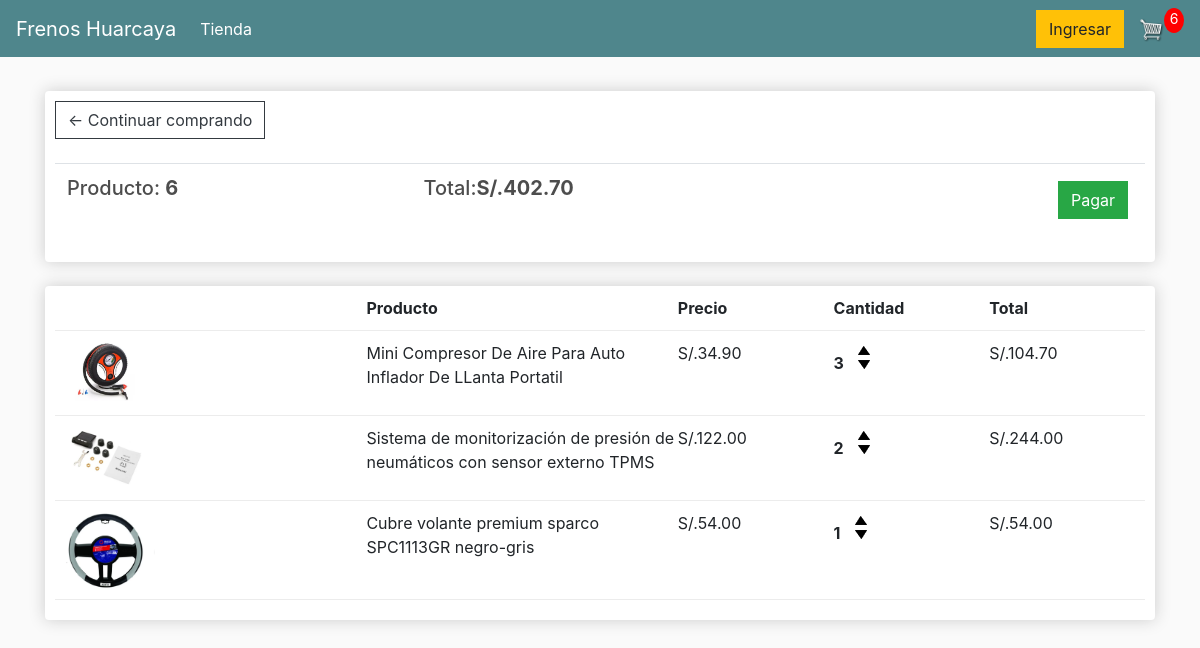
The page /cart/ (signed in) on the database as committed earlier.
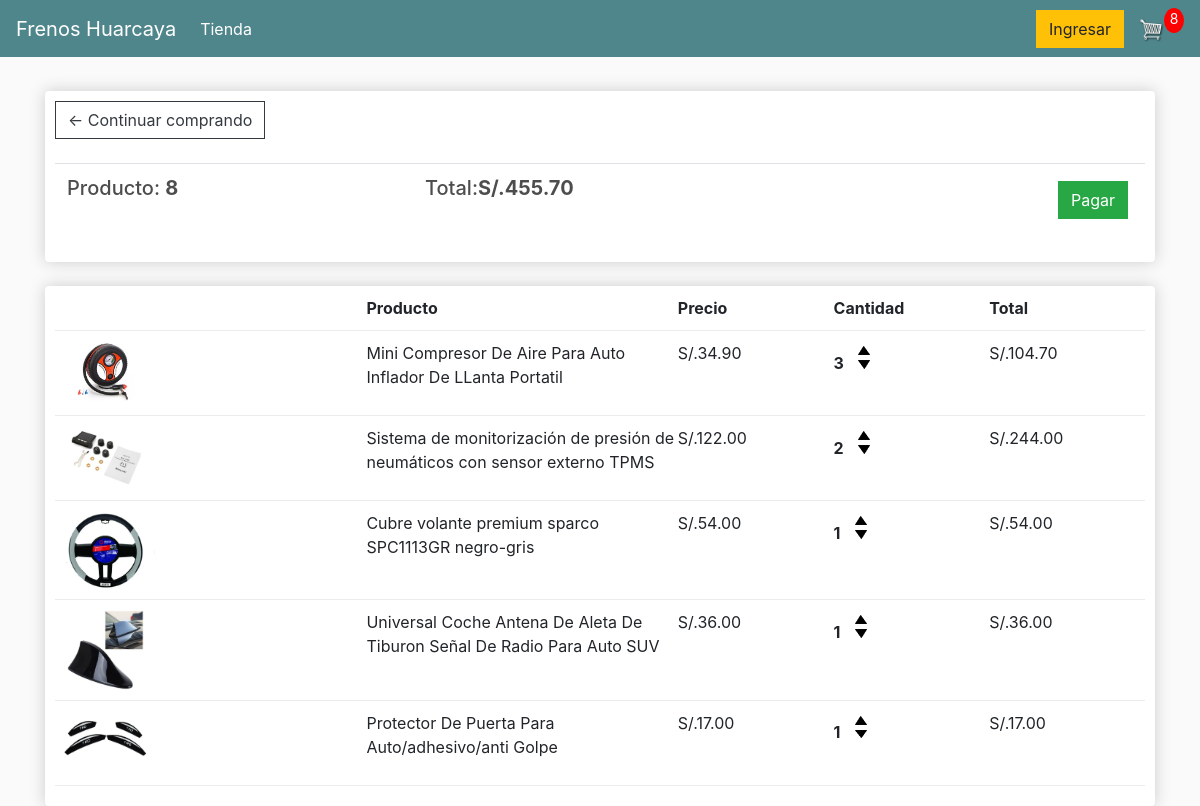
The same page on the database as committed later.
### store/models.py (models this page shows, shortened)
class Order(models.Model):
	customer = models.ForeignKey(Customer, on_delete=models.SET_NULL, null=True, blank=True)
	date_ordered = models.DateTimeField(auto_now_add=True)
	complete = models.BooleanField(default=False)
	transaction_id = models.CharField(max_length=100, null=True)
	@property
	def get_cart_total(self):
		orderitems = self.orderitem_set.all()
		total = sum([item.get_total for item in orderitems])
		return total
	@property
	def get_cart_items(self):
		orderitems = self.orderitem_set.all()
		total = sum([item.quantity for item in orderitems])
		return total

class OrderItem(models.Model):
	product = models.ForeignKey(Product, on_delete=models.SET_NULL, null=True)
	order = models.ForeignKey(Order, on_delete=models.SET_NULL, null=True)
	quantity = models.IntegerField(default=0, null=True, blank=True)
	date_added = models.DateTimeField(auto_now_add=True)
	@property
	def get_total(self):
		total = self.product.price * self.quantity
		return total

class Product(models.Model):
	name = models.CharField(max_length=200)
	price = models.FloatField()
	digital = models.BooleanField(default=False,null=True, blank=True)
	image = models.ImageField(null=True, blank=True)
	@property
	def imageURL(self):
		try:
			url = self.image.url
		except:
			url = ''
		return url

### store/views.py (the view)
# urls.py: path('cart/', views.cart, name="cart"),
def cart(request):
	data = cartData(request)
	cartItems = data['cartItems']
	order = data['order']
	items = data['items']
	context = {'items':items, 'order':order, 'cartItems':cartItems}
	return render(request, 'store/cart.html', context)

### store/utils.py (called while the page is built)
def cartData(request):
	if request.user.is_authenticated:
		customer = request.user.customer
		order, created = Order.objects.get_or_create(customer=customer, complete=False)
		items = order.orderitem_set.all()
		cartItems = order.get_cart_items
	else:
		cookieData = cookieCart(request)
		cartItems = cookieData['cartItems']
		order = cookieData['order']
		items = cookieData['items']
	return {'cartItems':cartItems ,'order':order, 'items':items}

### store/templates/store/cart.html
{% extends 'store/main.html' %}
{% load static %}
{% block content %}
	<div class="row">
		<div class="col-lg-12">
			<div class="box-element">
				<a  class="btn btn-outline-dark" href="{% url 'store' %}">&#x2190; Continuar comprando</a>
				<br>
				<br>
				<table class="table">
					<tr>
						<th><h5>Producto: <strong>{{order.get_cart_items}}</strong></h5></th>
						<th><h5>Total:<strong>S/.{{order.get_cart_total|floatformat:2}}</strong></h5></th>
						<th>
							<a  style="float:right; margin:5px;" class="btn btn-success" href="{% url 'checkout' %}">Pagar</a>
						</th>
					</tr>
				</table>
			</div>
			<br>
			<div class="box-element">
				<div class="cart-row">
					<div style="flex:2"></div>
					<div style="flex:2"><strong>Producto</strong></div>
					<div style="flex:1"><strong>Precio</strong></div>
					<div style="flex:1"><strong>Cantidad</strong></div>
					<div style="flex:1"><strong>Total</strong></div>
				</div>
				{% for item in items %}
				<div class="cart-row">
					<div style="flex:2"><img class="row-image" src="{{item.product.imageURL}}"></div>
					<div style="flex:2"><p>{{item.product.name}}</p></div>
					<div style="flex:1"><p>S/.{{item.product.price|floatformat:2}}</p></div>
					<div style="flex:1">
						<p class="quantity">{{item.quantity}}</p>
						<div class="quantity">
							<img data-product="{{item.product.id}}" data-action="add" class="chg-quantity update-cart" src="{% static  'images/arrow-up.png' %}">
							<img data-product="{{item.product.id}}" data-action="remove" class="chg-quantity update-cart" src="{% static  'images/arrow-down.png' %}">
						</div>
					</div>
					<div style="flex:1"><p>S/.{{item.get_total|floatformat:2}}</p></div>
				</div>
				{% endfor %}
			</div>
		</div>
	</div>
{% endblock content %}

Rows that differ between the two databases and show on the page:
computed for Order: get_cart_items "6" → "8"; get_cart_total "402.70" → "455.70"
added OrderItem: product.imageURL (picture), product.name "Universal Coche Antena De Aleta De Tiburon Señal De Radio Para Auto SUV", product.price "36.00", quantity "1", get_total "36.00"
added OrderItem: product.imageURL (picture), product.name "Protector De Puerta Para Auto/adhesivo/anti Golpe", product.price "17.00", quantity "1", get_total "17.00"
Other text that changed with them:
{{ cartItems }}: "6" → "8"
